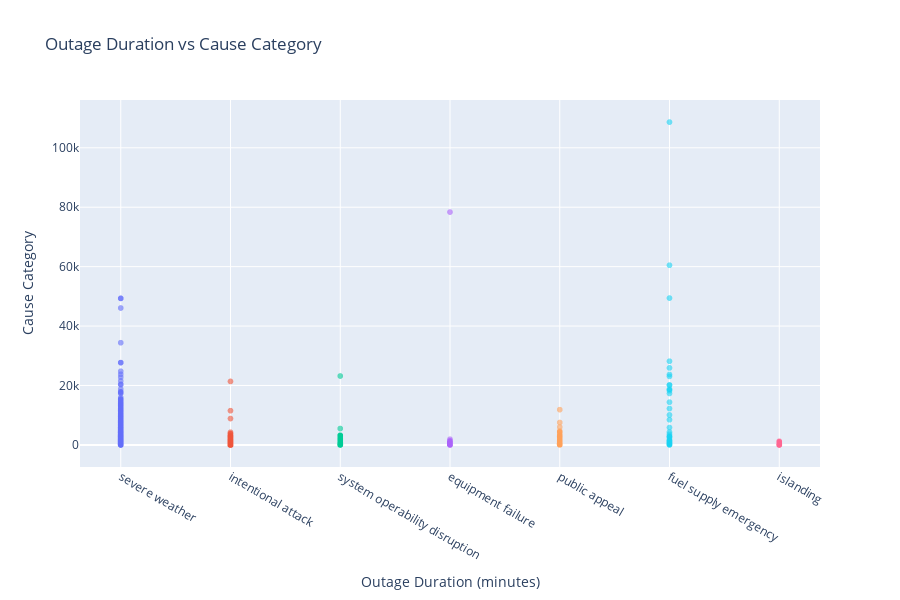

Write notebook code for a chart like this one.
### Markdown cell above
We also wanted to look at how the outage durations were distributed across the different cause categories.

### Code cell
outages_df['OUTAGE.DURATION'] = pd.to_numeric(outages_df['OUTAGE.DURATION'], errors='coerce')

scatter_df = outages_df.dropna(subset=['OUTAGE.DURATION', 'CAUSE.CATEGORY'])

fig = px.scatter(
    scatter_df,
    x='CAUSE.CATEGORY',
    y='OUTAGE.DURATION',
    title='Outage Duration vs Cause Category',
    color='CAUSE.CATEGORY',
    opacity=0.6,
    height=600
)

fig.update_xaxes(
    title='Outage Duration (minutes)',
    tickformat=','
)

fig.update_yaxes(
    title='Cause Category'
)

fig.update_layout(showlegend=False)

fig.show()

### Figure 1 — Plotly figure (JSON) as saved in the notebook; plotly's stock layout.template omitted (floating-point values rounded to 4 significant figures; data arrays with more than 128 entries replaced by an {"elided": "..."} marker saying what was removed)
{"data": [{"hovertemplate": "CAUSE.CATEGORY=%{x}<br>OUTAGE.DURATION=%{y}<extra></extra>", "legendgroup": "severe weather", "marker": {"color": "#636efa", "opacity": 0.6, "symbol": "circle"}, "mode": "markers", "name": "severe weather", "showlegend": true, "type": "scattergl", "x": {"elided": "741 str values"}, "xaxis": "x", "y": {"elided": "741 int values"}, "yaxis": "y"}, {"hovertemplate": "CAUSE.CATEGORY=%{x}<br>OUTAGE.DURATION=%{y}<extra></extra>", "legendgroup": "intentional attack", "marker": {"color": "#EF553B", "opacity": 0.6, "symbol": "circle"}, "mode": "markers", "name": "intentional attack", "showlegend": true, "type": "scattergl", "x": {"elided": "332 str values"}, "xaxis": "x", "y": {"elided": "332 int values"}, "yaxis": "y"}, {"hovertemplate": "CAUSE.CATEGORY=%{x}<br>OUTAGE.DURATION=%{y}<extra></extra>", "legendgroup": "system operability disruption", "marker": {"color": "#00cc96", "opacity": 0.6, "symbol": "circle"}, "mode": "markers", "name": "system operability disruption", "showlegend": true, "type": "scattergl", "x": ["system operability disruption", "system operability disruption", "system operability disruption", "system operability disruption", "system operability disruption", "system operability disruption", "system operability disruption", "system operability disruption", "system operability disruption", "system operability disruption", "system operability disruption", "system operability disruption", "system operability disruption", "system operability disruption", "system operability disruption", "system operability disruption", "system operability disruption", "system operability disruption", "system operability disruption", "system operability disruption", "system operability disruption", "system operability disruption", "system operability disruption", "system operability disruption", "system operability disruption", "system operability disruption", "system operability disruption", "system operability disruption", "system operability disruption", "system operability disruption", "system operability disruption", "system operability disruption", "system operability disruption", "system operability disruption", "system operability disruption", "system operability disruption", "system operability disruption", "system operability disruption", "system operability disruption", "system operability disruption", "system operability disruption", "system operability disruption", "system operability disruption", "system operability disruption", "system operability disruption", "system operability disruption", "system operability disruption", "system operability disruption", "system operability disruption", "system operability disruption", "system operability disruption", "system operability disruption", "system operability disruption", "system operability disruption", "system operability disruption", "system operability disruption", "system operability disruption", "system operability disruption", "system operability disruption", "system operability disruption", "system operability disruption", "system operability disruption", "system operability disruption", "system operability disruption", "system operability disruption", "system operability disruption", "system operability disruption", "system operability disruption", "system operability disruption", "system operability disruption", "system operability disruption", "system operability disruption", "system operability disruption", "system operability disruption", "system operability disruption", "system operability disruption", "system operability disruption", "system operability disruption", "system operability disruption", "system operability disruption", "system operability disruption", "system operability disruption", "system operability disruption", "system operability disruption", "system operability disruption", "system operability disruption", "system operability disruption", "system operability disruption", "system operability disruption", "system operability disruption", "system operability disruption", "system operability disruption", "system operability disruption", "system operability disruption", "system operability disruption", "system operability disruption", "system operability disruption", "system operability disruption", "system operability disruption", "system operability disruption", "system operability disruption", "system operability disruption", "system operability disruption", "system operability disruption", "system operability disruption", "system operability disruption", "system operability disruption", "system operability disruption", "system operability disruption", "system operability disruption", "system operability disruption", "system operability disruption", "system operability disruption", "system operability disruption", "system operability disruption", "system operability disruption", "system operability disruption", "system operability disruption", "system operability disruption", "system operability disruption"], "xaxis": "x", "y": [19, 21, 3051, 2085, 2694, 373, 868, 189, 3000, 766, 245, 3255, 757, 271, 2159, 70, 1697, 95, 121, 63, 167, 130, 550, 1440, 65, 65, 6, 35, 23187, 300, 25, 554, 215, 304, 380, 278, 204, 871, 3137, 352, 45, 195, 129, 42, 132, 1365, 65, 681, 191, 1732, 5513, 21, 50, 48, 3180, 2129, 732, 420, 355, 52, 230, 155, 372, 91, 152, 38, 61, 90, 52, 816, 155, 171, 177, 32, 55, 64, 56, 33, 334, 230, 316, 336, 25, 250, 249, 133, 2055, 451, 199, 1524, 39, 47, 161, 234, 40, 213, 761, 124, 245, 1008, 13, 108, 141, 959, 1835, 89, 236, 326, 759, 241, 31, 103, 284, 391, 439, 5, 237, 224, 95, 220], "yaxis": "y"}, {"hovertemplate": "CAUSE.CATEGORY=%{x}<br>OUTAGE.DURATION=%{y}<extra></extra>", "legendgroup": "equipment failure", "marker": {"color": "#ab63fa", "opacity": 0.6, "symbol": "circle"}, "mode": "markers", "name": "equipment failure", "showlegend": true, "type": "scattergl", "x": ["equipment failure", "equipment failure", "equipment failure", "equipment failure", "equipment failure", "equipment failure", "equipment failure", "equipment failure", "equipment failure", "equipment failure", "equipment failure", "equipment failure", "equipment failure", "equipment failure", "equipment failure", "equipment failure", "equipment failure", "equipment failure", "equipment failure", "equipment failure", "equipment failure", "equipment failure", "equipment failure", "equipment failure", "equipment failure", "equipment failure", "equipment failure", "equipment failure", "equipment failure", "equipment failure", "equipment failure", "equipment failure", "equipment failure", "equipment failure", "equipment failure", "equipment failure", "equipment failure", "equipment failure", "equipment failure", "equipment failure", "equipment failure", "equipment failure", "equipment failure", "equipment failure", "equipment failure", "equipment failure", "equipment failure", "equipment failure", "equipment failure", "equipment failure", "equipment failure", "equipment failure", "equipment failure", "equipment failure"], "xaxis": "x", "y": [762, 46, 761, 78377, 168, 600, 186, 318, 39, 885, 1, 149, 1204, 35, 1, 418, 100, 376, 652, 15, 200, 159, 50, 494, 7, 227, 295, 182, 221, 1419, 396, 437, 84, 202, 945, 155, 749, 159, 871, 164, 854, 179, 182, 829, 64, 1080, 269, 125, 230, 620, 909, 1914, 105, 61], "yaxis": "y"}, {"hovertemplate": "CAUSE.CATEGORY=%{x}<br>OUTAGE.DURATION=%{y}<extra></extra>", "legendgroup": "public appeal", "marker": {"color": "#FFA15A", "opacity": 0.6, "symbol": "circle"}, "mode": "markers", "name": "public appeal", "showlegend": true, "type": "scattergl", "x": ["public appeal", "public appeal", "public appeal", "public appeal", "public appeal", "public appeal", "public appeal", "public appeal", "public appeal", "public appeal", "public appeal", "public appeal", "public appeal", "public appeal", "public appeal", "public appeal", "public appeal", "public appeal", "public appeal", "public appeal", "public appeal", "public appeal", "public appeal", "public appeal", "public appeal", "public appeal", "public appeal", "public appeal", "public appeal", "public appeal", "public appeal", "public appeal", "public appeal", "public appeal", "public appeal", "public appeal", "public appeal", "public appeal", "public appeal", "public appeal", "public appeal", "public appeal", "public appeal", "public appeal", "public appeal", "public appeal", "public appeal", "public appeal", "public appeal", "public appeal", "public appeal", "public appeal", "public appeal", "public appeal", "public appeal", "public appeal", "public appeal", "public appeal", "public appeal", "public appeal", "public appeal", "public appeal", "public appeal", "public appeal", "public appeal", "public appeal", "public appeal", "public appeal", "public appeal"], "xaxis": "x", "y": [2700, 388, 1078, 1195, 225, 480, 197, 402, 220, 455, 224, 240, 210, 240, 990, 6000, 7540, 394, 45, 330, 120, 248, 2275, 4680, 420, 3120, 2400, 300, 2775, 2775, 2775, 2775, 430, 1755, 510, 557, 300, 467, 430, 300, 2880, 4320, 4320, 4320, 247, 1560, 3301, 420, 140, 554, 89, 75, 11867, 300, 206, 270, 2880, 3314, 414, 62, 1337, 30, 159, 1381, 300, 431, 913, 1548, 720], "yaxis": "y"}, {"hovertemplate": "CAUSE.CATEGORY=%{x}<br>OUTAGE.DURATION=%{y}<extra></extra>", "legendgroup": "fuel supply emergency", "marker": {"color": "#19d3f3", "opacity": 0.6, "symbol": "circle"}, "mode": "markers", "name": "fuel supply emergency", "showlegend": true, "type": "scattergl", "x": ["fuel supply emergency", "fuel supply emergency", "fuel supply emergency", "fuel supply emergency", "fuel supply emergency", "fuel supply emergency", "fuel supply emergency", "fuel supply emergency", "fuel supply emergency", "fuel supply emergency", "fuel supply emergency", "fuel supply emergency", "fuel supply emergency", "fuel supply emergency", "fuel supply emergency", "fuel supply emergency", "fuel supply emergency", "fuel supply emergency", "fuel supply emergency", "fuel supply emergency", "fuel supply emergency", "fuel supply emergency", "fuel supply emergency", "fuel supply emergency", "fuel supply emergency", "fuel supply emergency", "fuel supply emergency", "fuel supply emergency", "fuel supply emergency", "fuel supply emergency", "fuel supply emergency", "fuel supply emergency", "fuel supply emergency", "fuel supply emergency", "fuel supply emergency", "fuel supply emergency", "fuel supply emergency", "fuel supply emergency"], "xaxis": "x", "y": [108653, 8468, 18660, 104, 20160, 1440, 20160, 12240, 2761, 1, 1440, 23700, 17310, 10080, 25920, 3600, 5850, 23040, 18717, 255, 2355, 18240, 14400, 60480, 28170, 540, 370, 660, 4320, 49427, 1260, 865, 2880, 324, 900, 76, 2891, 1676], "yaxis": "y"}, {"hovertemplate": "CAUSE.CATEGORY=%{x}<br>OUTAGE.DURATION=%{y}<extra></extra>", "legendgroup": "islanding", "marker": {"color": "#FF6692", "opacity": 0.6, "symbol": "circle"}, "mode": "markers", "name": "islanding", "showlegend": true, "type": "scattergl", "x": ["islanding", "islanding", "islanding", "islanding", "islanding", "islanding", "islanding", "islanding", "islanding", "islanding", "islanding", "islanding", "islanding", "islanding", "islanding", "islanding", "islanding", "islanding", "islanding", "islanding", "islanding", "islanding", "islanding", "islanding", "islanding", "islanding", "islanding", "islanding", "islanding", "islanding", "islanding", "islanding", "islanding", "islanding", "islanding", "islanding", "islanding", "islanding", "islanding", "islanding", "islanding", "islanding", "islanding", "islanding"], "xaxis": "x", "y": [1, 233, 96, 47, 19, 21, 180, 56, 13, 1254, 144, 3, 270, 26, 797, 12, 195, 1, 15, 223, 268, 14, 400, 44, 26, 98, 135, 50, 53, 5, 157, 11, 1035, 251, 122, 214, 193, 3, 32, 984, 881, 2, 59, 181], "yaxis": "y"}], "layout": {"height": 600, "legend": {"title": {"text": "CAUSE.CATEGORY"}, "tracegroupgap": 0}, "showlegend": false, "title": {"text": "Outage Duration vs Cause Category"}, "xaxis": {"anchor": "y", "categoryarray": ["severe weather", "intentional attack", "system operability disruption", "equipment failure", "public appeal", "fuel supply emergency", "islanding"], "categoryorder": "array", "domain": [0, 1], "tickformat": ",", "title": {"text": "Outage Duration (minutes)"}}, "yaxis": {"anchor": "x", "domain": [0, 1], "title": {"text": "Cause Category"}}}}
